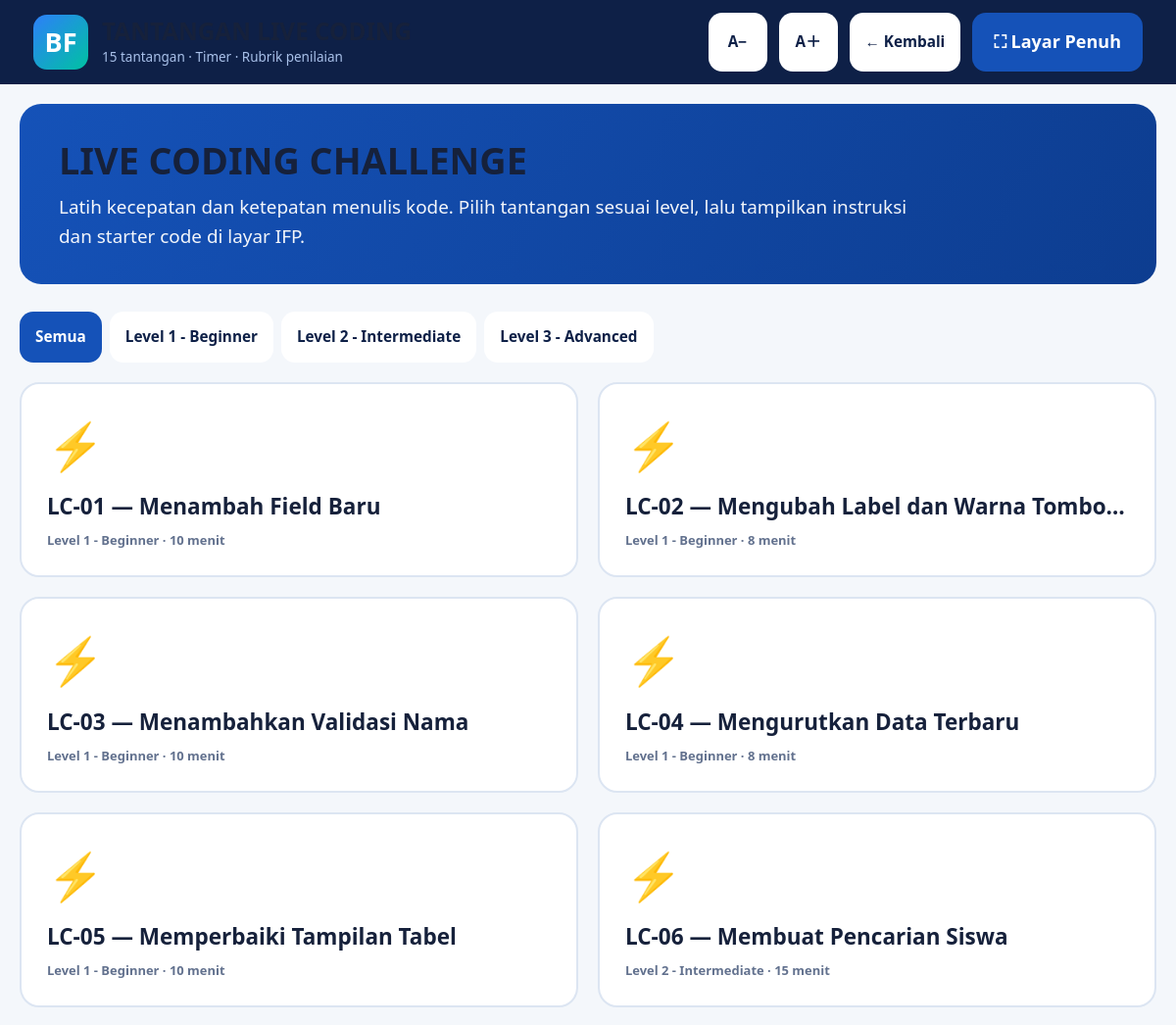
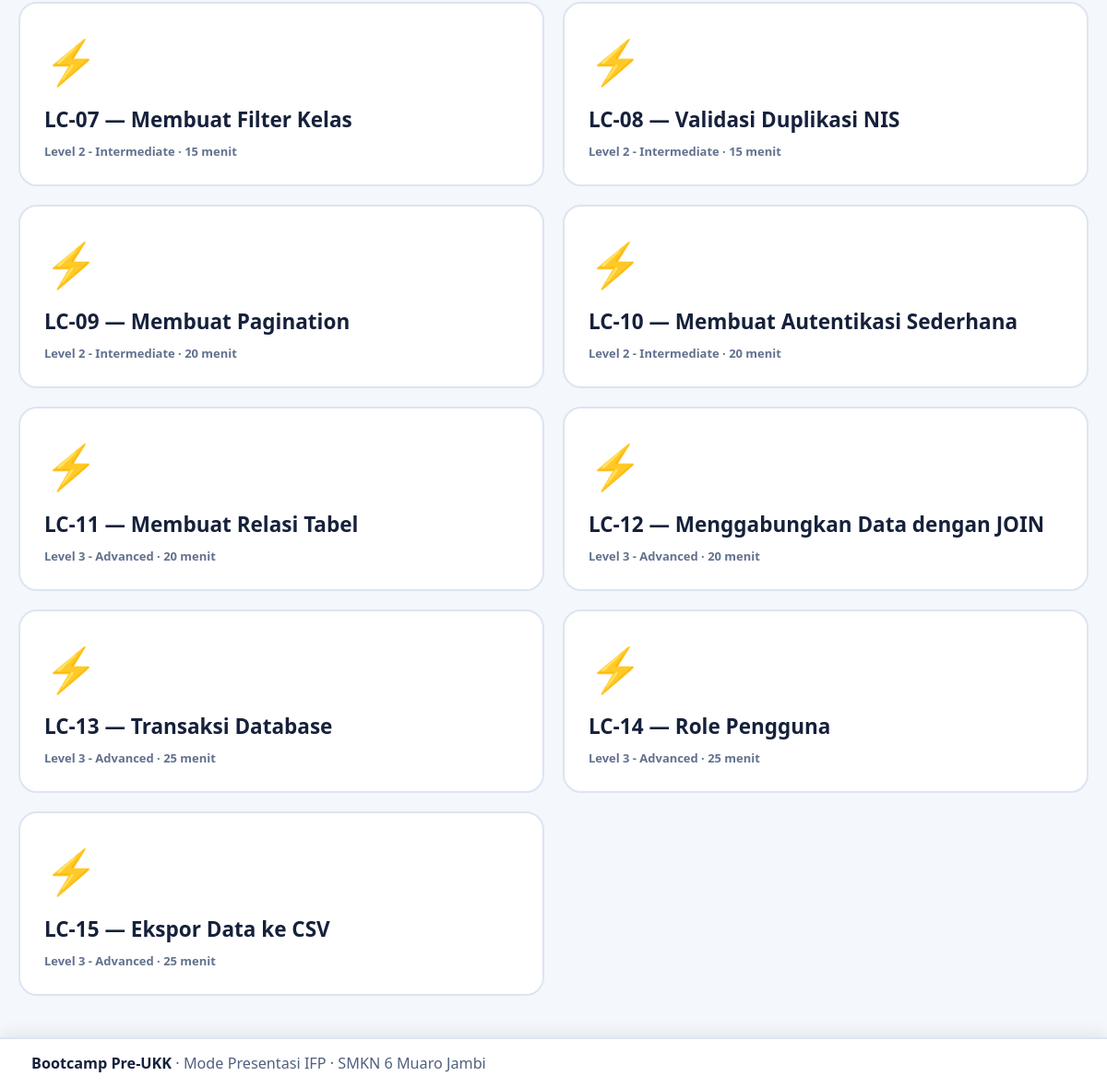
The app's page /ifp/challenges.php (signed in) with its own data (2 pictures, top to bottom).
### tables this page shows
CREATE TABLE coding_challenges (
  id              INT UNSIGNED AUTO_INCREMENT PRIMARY KEY,
  code            VARCHAR(30) NOT NULL UNIQUE,
  title           VARCHAR(200) NOT NULL,
  description     TEXT NOT NULL,
  level           ENUM('beginner','intermediate','advanced') NOT NULL,
  competency      VARCHAR(150) NOT NULL,
  duration_min    INT NOT NULL DEFAULT 15,
  instructions    TEXT NOT NULL,
  success_criteria TEXT NOT NULL,
  rubric          TEXT DEFAULT NULL,
  starter_code    TEXT DEFAULT NULL,
  created_at      TIMESTAMP NOT NULL DEFAULT CURRENT_TIMESTAMP,
  KEY idx_cc_level (level)
);

### config/helpers.php (called while the page is built, shortened)
<?php
function e($value): string
{
    return htmlspecialchars((string) $value, ENT_QUOTES | ENT_SUBSTITUTE, 'UTF-8');
}
function url(string $path = ''): string
{
    return BASE_PATH . '/' . ltrim($path, '/');
}
function query(string $key, $default = '')
{
    return isset($_GET[$key]) && is_scalar($_GET[$key]) ? $_GET[$key] : $default;
}
function str_limit(?string $text, int $limit = 100, string $end = '…'): string
{
    $text = trim((string) $text);
    if (mb_strlen($text) <= $limit) {
        return $text;
    }
    return mb_substr($text, 0, $limit) . $end;
}

### config/database.php (called while the page is built, shortened)
<?php
function db()
{
    static $pdo = null;
    if ($pdo instanceof PDO) {
        return $pdo;
    }
    $dsn = 'mysql:host=' . DB_HOST . ';dbname=' . DB_NAME . ';charset=' . DB_CHARSET;
    try {
        $pdo = new PDO($dsn, DB_USER, DB_PASS, [
            PDO::ATTR_ERRMODE            => PDO::ERRMODE_EXCEPTION,
            PDO::ATTR_DEFAULT_FETCH_MODE => PDO::FETCH_ASSOC,
            PDO::ATTR_EMULATE_PREPARES   => false,
        ]);
    } catch (PDOException $e) {
        http_response_code(500);
        echo '<!doctype html><html lang="id"><meta charset="utf-8">';
        echo '<title>Koneksi Database Gagal</title>';
        echo '<body style="font-family:Arial,sans-serif;padding:40px;line-height:1.7">';
        echo '<h1>Koneksi database gagal</h1>';
        echo '<p>Periksa kembali:</p><ul>';
        echo '<li>Laragon (Apache &amp; MySQL) sudah berjalan.</li>';
        echo '<li>Database <strong>' . htmlspecialchars(DB_NAME) . '</strong> sudah dibuat.</li>';
        echo '<li>File <code>database/database.sql</code> sudah di-import.</li>';
        echo '<li>Pengaturan DB di <code>config/config.php</code> sesuai.</li>';
        echo '</ul><p>Detail teknis: <code>' . htmlspecialchars($e->getMessage()) . '</code></p>';
        echo '</body></html>';
        exit;
    }
    return $pdo;
}
function db_all(string $sql, array $params = []): array
{
    $stmt = db()->prepare($sql);
    $stmt->execute($params);
    return $stmt->fetchAll();
}

### ifp/challenges.php (the view, shortened to what this page needs)
<?php
require_once dirname(__DIR__) . '/config/database.php';
require_once __DIR__ . '/_layout.php';
$id = (int) query('id', 0);
$detail = $id ? db_one('SELECT * FROM coding_challenges WHERE id = ?', [$id]) : null;
$level = query('level', '');
$where = $level !== '' ? 'WHERE level = ?' : '';
$rows = db_all("SELECT * FROM coding_challenges $where ORDER BY FIELD(level,'beginner','intermediate','advanced'), id",
    $level !== '' ? [$level] : []);
?>
<main class="ifp-body wide">
    <?php if ($detail): ?>
        <div class="ifp-slide" id="ifp-slide">
            <a class="ifp-btn small" href="<?= url('ifp/challenges.php') ?>">← Daftar Tantangan</a>
            <h2 style="margin-top:18px"><?= e($detail['code']) ?> — <?= e($detail['title']) ?></h2>
            <p><span class="ifp-badge"><?= e(CHALLENGE_LEVELS[$detail['level']]) ?></span>
                <span class="ifp-badge green">⏱ <?= (int)$detail['duration_min'] ?> menit</span>
                <?= e($detail['competency']) ?></p>
            <h3>Deskripsi</h3>
            <p><?= nl2br(e($detail['description'])) ?></p>
            <h3>Instruksi</h3>
            <ol><?php foreach (preg_split('/\R/', (string)$detail['instructions']) ?: [] as $s): if (trim($s)==='') continue; ?>
                <li><?= e(preg_replace('/^\d+\.\s*/','',trim($s))) ?></li><?php endforeach; ?></ol>
            <h3>Kriteria Keberhasilan</h3>
            <p><?= nl2br(e($detail['success_criteria'])) ?></p>
            <h3>Starter Code</h3>
            <pre><?= e($detail['starter_code'] ?: '// Tulis kode di sini') ?></pre>
        </div>
    <?php else: ?>
        <div class="ifp-hero">
            <h2>LIVE CODING CHALLENGE</h2>
            <p>Latih kecepatan dan ketepatan menulis kode. Pilih tantangan sesuai level, lalu tampilkan instruksi dan starter code di layar IFP.</p>
        </div>
        <div class="pill-nav" style="margin-bottom:20px">
            <a class="ifp-btn small <?= $level === '' ? 'primary' : '' ?>" href="<?= url('ifp/challenges.php') ?>">Semua</a>
            <?php foreach (CHALLENGE_LEVELS as $key => $label): ?>
                <a class="ifp-btn small <?= $level === $key ? 'primary' : '' ?>" href="<?= url('ifp/challenges.php?level=' . $key) ?>"><?= e($label) ?></a>
            <?php endforeach; ?>
        </div>
        <div class="ifp-grid cols-3">
            <?php foreach ($rows as $r): ?>
                <a class="ifp-menu" href="<?= url('ifp/challenges.php?id=' . (int)$r['id']) ?>">
                    <span class="ico">⚡</span>
                    <?= e($r['code']) ?> — <?= e(str_limit($r['title'], 30)) ?>
                    <small><?= e(CHALLENGE_LEVELS[$r['level']]) ?> · <?= (int)$r['duration_min'] ?> menit</small>
                </a>
            <?php endforeach; ?>
        </div>
    <?php endif; ?>
</main>

### assets/css/app.css (style rules this page uses)
:root { --primary: #1552b8; --primary-dark: #0d3d90; --primary-light: #e8f0ff; --accent: #00a389; --accent-light: #e2f7f3; --danger: #c62828; --danger-light: #fdecec; --warning: #b26a00; --warning-light: #fff4e0; --info: #0b6ea8; --success: #1b7f4d; --ink: #16213b; --muted: #5d6b85; --line: #d9e2f0; --surface: #ffffff; --canvas: #f2f5fa; --sidebar: #10234a; --sidebar-text: #dce7ff; --radius: 14px; --shadow: 0 3px 14px rgba(16, 35, 74, .09); --font-size: 16px; }
* { box-sizing: border-box; }
html { font-size: var(--font-size); scroll-behavior: smooth; }
body { margin: 0; font-family: "Segoe UI", "Trebuchet MS", Arial, sans-serif; color: var(--ink); background: var(--canvas); line-height: 1.6; -webkit-text-size-adjust: 100%; }
a { color: var(--primary); text-decoration: none; }
h1, h2, h3, h4, h5 { margin: 0 0 .6em; line-height: 1.25; color: var(--ink); }
h2 { font-size: 1.45rem; }
p { margin: 0 0 1em; }
small, .muted { color: var(--muted); }
.pill-nav { display: flex; gap: 8px; flex-wrap: wrap; }

### assets/css/ifp.css (style rules this page uses)
:root { --ifp-primary: #1552b8; --ifp-dark: #0e2047; --ifp-accent: #00a389; --ifp-bg: #f4f7fb; }
* { box-sizing: border-box; }
html { font-size: 20px; }
body.ifp { margin: 0; font-family: "Segoe UI", Arial, sans-serif; background: var(--ifp-bg); color: #16213b; line-height: 1.55; overflow-x: hidden; }
.ifp-btn { display: inline-flex; align-items: center; justify-content: center; gap: 10px; min-height: 60px; min-width: 60px; padding: 12px 22px; border: none; border-radius: 14px; background: #fff; color: var(--ifp-dark); font: inherit; font-size: 1rem; font-weight: 800; cursor: pointer; text-decoration: none; }
.ifp-btn.primary { background: var(--ifp-primary); color: #fff; }
.ifp-btn.small { min-height: 52px; padding: 10px 16px; font-size: .85rem; }
.ifp-body { padding: 28px 34px 110px; max-width: 1600px; margin: 0 auto; }
.ifp-body.wide { max-width: none; }
.ifp-hero { background: linear-gradient(120deg, #1552b8, #0d3d90); color: #fff; border-radius: 22px; padding: 34px 40px; margin-bottom: 28px; }
.ifp-hero h2 { font-size: 2.1rem; margin: 0 0 10px; }
.ifp-hero p { font-size: 1.05rem; max-width: 900px; opacity: .95; margin: 0; }
.ifp-grid { display: grid; gap: 20px; }
.ifp-grid.cols-3 { grid-template-columns: repeat(3, minmax(0, 1fr)); }
.ifp-menu { display: flex; flex-direction: column; justify-content: center; min-height: 180px; padding: 26px; border-radius: 20px; background: #fff; border: 2px solid #dce5f2; color: #16213b; text-decoration: none; font-size: 1.25rem; font-weight: 800; }
.ifp-menu .ico { font-size: 2.6rem; margin-bottom: 10px; }
.ifp-menu small { display: block; font-size: .72rem; color: #62718e; font-weight: 600; margin-top: 6px; }
.ifp-footer .slide-info strong { color: #16213b; }
@media (max-width: 1200px) { html { font-size: 18px; } }
@media (max-width: 1200px) { .ifp-grid.cols-3 { grid-template-columns: repeat(2, minmax(0, 1fr)); } }
@media (max-width: 1200px) { .ifp-body { padding: 20px 20px 100px; } }

### records on screen
coding_challenges: code "LC-01", title "Menambah Field Baru", level "Level 1 - Beginner", duration_min "10"
coding_challenges: code "LC-02", title "Mengubah Label dan Warna Tombo…", level "Level 1 - Beginner", duration_min "8"
coding_challenges: code "LC-03", title "Menambahkan Validasi Nama", level "Level 1 - Beginner", duration_min "10"
coding_challenges: code "LC-04", title "Mengurutkan Data Terbaru", level "Level 1 - Beginner", duration_min "8"
coding_challenges: code "LC-05", title "Memperbaiki Tampilan Tabel", level "Level 1 - Beginner", duration_min "10"
coding_challenges: code "LC-06", title "Membuat Pencarian Siswa", level "Level 2 - Intermediate", duration_min "15"
coding_challenges: code "LC-07", title "Membuat Filter Kelas", level "Level 2 - Intermediate", duration_min "15"
coding_challenges: code "LC-08", title "Validasi Duplikasi NIS", level "Level 2 - Intermediate", duration_min "15"
coding_challenges: code "LC-09", title "Membuat Pagination", level "Level 2 - Intermediate", duration_min "20"
coding_challenges: code "LC-10", title "Membuat Autentikasi Sederhana", level "Level 2 - Intermediate", duration_min "20"
coding_challenges: code "LC-11", title "Membuat Relasi Tabel", level "Level 3 - Advanced", duration_min "20"
coding_challenges: code "LC-12", title "Menggabungkan Data dengan JOIN", level "Level 3 - Advanced", duration_min "20"
coding_challenges: code "LC-13", title "Transaksi Database", level "Level 3 - Advanced", duration_min "25"
coding_challenges: code "LC-14", title "Role Pengguna", level "Level 3 - Advanced", duration_min "25"
coding_challenges: code "LC-15", title "Ekspor Data ke CSV", level "Level 3 - Advanced", duration_min "25"

### other values on screen
$subtitle ?: (SCHOOL_NAME . ' · ' . PROGRAM_NAME) "15 tantangan · Timer · Rubrik penilaian"
$label "Level 1 - Beginner"
$label "Level 2 - Intermediate"
$label "Level 3 - Advanced"
